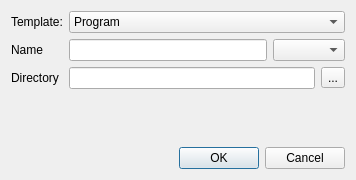
<?xml version="1.0" encoding="UTF-8"?>
<ui version="4.0">
 <class>Dialog</class>
 <widget class="QDialog" name="Dialog">
  <property name="geometry">
   <rect>
    <x>0</x>
    <y>0</y>
    <width>356</width>
    <height>180</height>
   </rect>
  </property>
  <property name="windowTitle">
   <string>New file</string>
  </property>
  <property name="windowIcon">
   <iconset resource="ide.qrc">
    <normaloff>:/ide-icons/rc/CobraIDE-64x64.png</normaloff>:/ide-icons/rc/CobraIDE-64x64.png</iconset>
  </property>
  <layout class="QVBoxLayout" name="verticalLayout">
   <item>
    <layout class="QFormLayout" name="formLayout">
     <item row="0" column="0">
      <widget class="QLabel" name="label">
       <property name="text">
        <string>Template:</string>
       </property>
      </widget>
     </item>
     <item row="0" column="1">
      <widget class="QComboBox" name="comboBoxType">
       <property name="toolTip">
        <string>New file template (program, module or empty)</string>
       </property>
       <property name="statusTip">
        <string>New file template (program, module or empty)</string>
       </property>
       <item>
        <property name="text">
         <string>Program</string>
        </property>
       </item>
       <item>
        <property name="text">
         <string>Module</string>
        </property>
       </item>
       <item>
        <property name="text">
         <string>Empty</string>
        </property>
       </item>
      </widget>
     </item>
     <item row="2" column="0">
      <widget class="QLabel" name="labelDir">
       <property name="text">
        <string>Directory</string>
       </property>
      </widget>
     </item>
     <item row="2" column="1">
      <layout class="QHBoxLayout" name="horizontalLayout">
       <item>
        <widget class="QLineEdit" name="lineEditPath">
         <property name="toolTip">
          <string>Directory of the file to create</string>
         </property>
         <property name="statusTip">
          <string>Directory of the file to create</string>
         </property>
        </widget>
       </item>
       <item>
        <widget class="QToolButton" name="toolButton">
         <property name="toolTip">
          <string>Browse file system</string>
         </property>
         <property name="statusTip">
          <string>Browse file system</string>
         </property>
         <property name="text">
          <string>...</string>
         </property>
        </widget>
       </item>
      </layout>
     </item>
     <item row="1" column="0">
      <widget class="QLabel" name="labelName">
       <property name="text">
        <string>Name</string>
       </property>
      </widget>
     </item>
     <item row="1" column="1">
      <layout class="QHBoxLayout" name="horizontalLayout_2">
       <item>
        <widget class="QLineEdit" name="lineEditName">
         <property name="toolTip">
          <string>Program name (without path and without extension)</string>
         </property>
         <property name="statusTip">
          <string>Program name (without path and without extension)</string>
         </property>
        </widget>
       </item>
       <item>
        <widget class="QComboBox" name="comboBoxExtension"/>
       </item>
      </layout>
     </item>
    </layout>
   </item>
   <item>
    <widget class="QDialogButtonBox" name="buttonBox">
     <property name="orientation">
      <enum>Qt::Horizontal</enum>
     </property>
     <property name="standardButtons">
      <set>QDialogButtonBox::Cancel|QDialogButtonBox::Ok</set>
     </property>
     <property name="centerButtons">
      <bool>false</bool>
     </property>
    </widget>
   </item>
  </layout>
 </widget>
 <tabstops>
  <tabstop>buttonBox</tabstop>
  <tabstop>comboBoxType</tabstop>
  <tabstop>lineEditName</tabstop>
  <tabstop>comboBoxExtension</tabstop>
  <tabstop>lineEditPath</tabstop>
  <tabstop>toolButton</tabstop>
 </tabstops>
 <resources>
  <include location="ide.qrc"/>
 </resources>
 <connections>
  <connection>
   <sender>buttonBox</sender>
   <signal>accepted()</signal>
   <receiver>Dialog</receiver>
   <slot>accept()</slot>
   <hints>
    <hint type="sourcelabel">
     <x>257</x>
     <y>238</y>
    </hint>
    <hint type="destinationlabel">
     <x>157</x>
     <y>144</y>
    </hint>
   </hints>
  </connection>
  <connection>
   <sender>buttonBox</sender>
   <signal>rejected()</signal>
   <receiver>Dialog</receiver>
   <slot>reject()</slot>
   <hints>
    <hint type="sourcelabel">
     <x>325</x>
     <y>238</y>
    </hint>
    <hint type="destinationlabel">
     <x>286</x>
     <y>144</y>
    </hint>
   </hints>
  </connection>
 </connections>
</ui>
